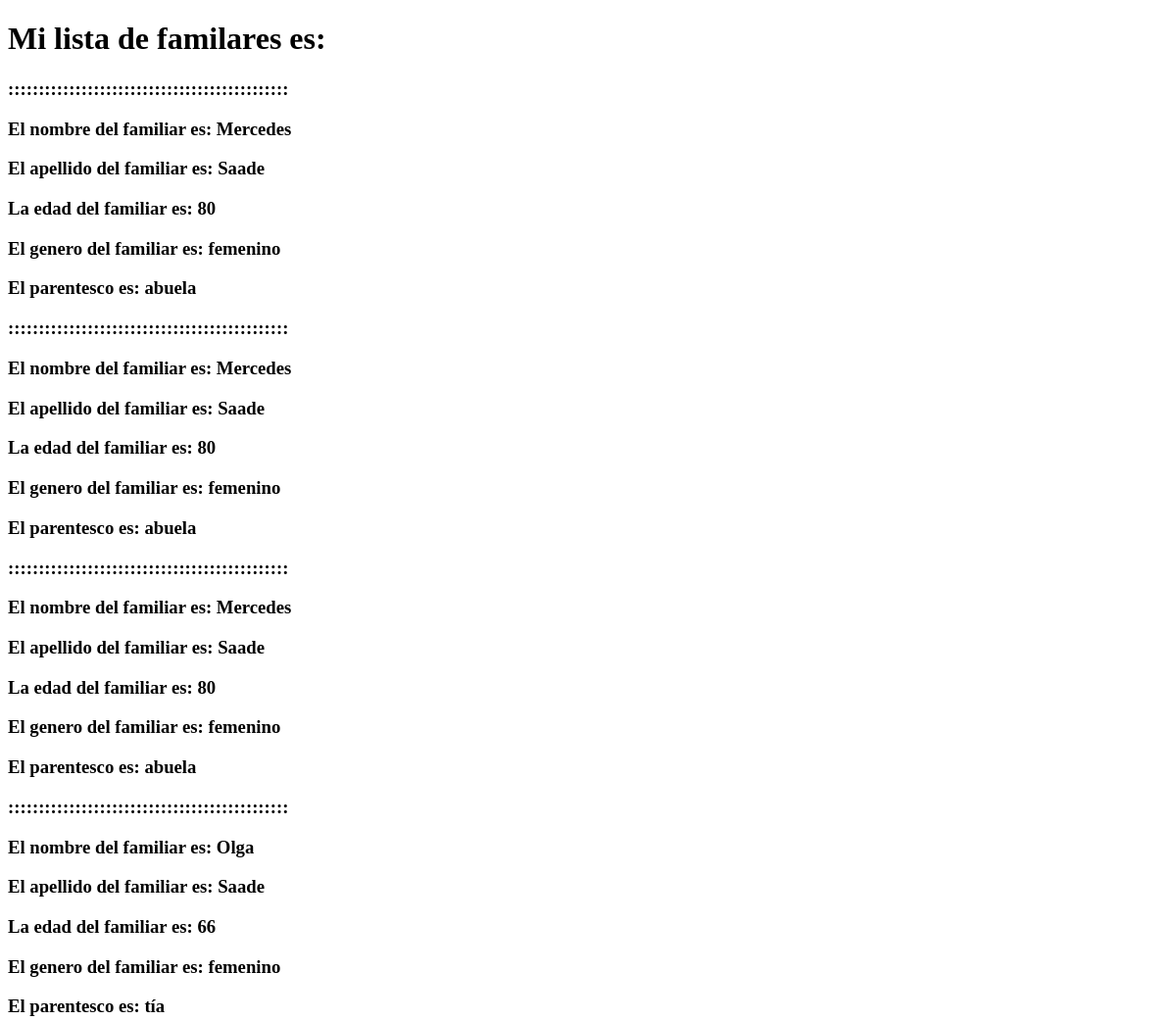
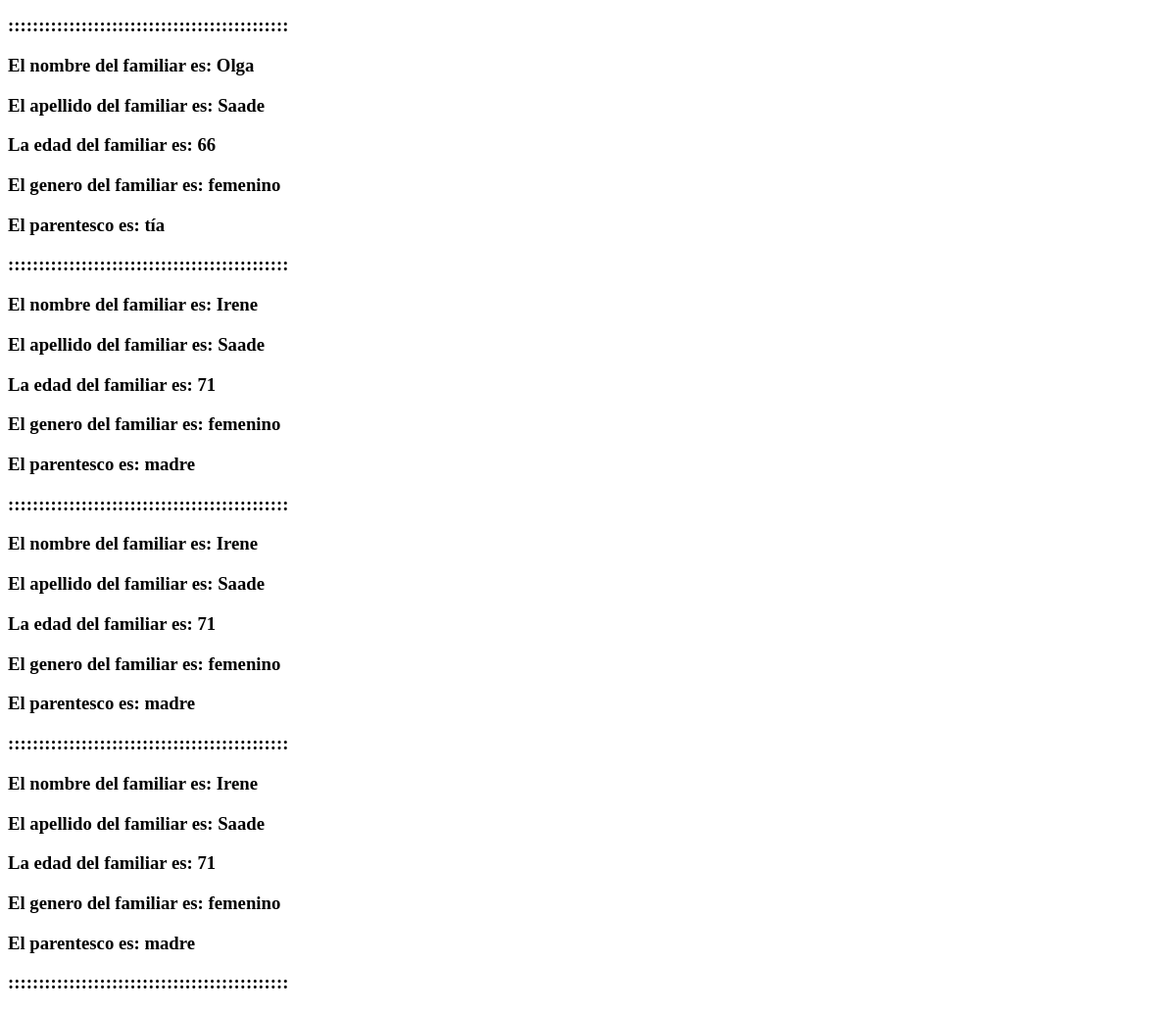
/familiares-lista2/, run on an earlier commit of the app's database (2 pictures, top to bottom).
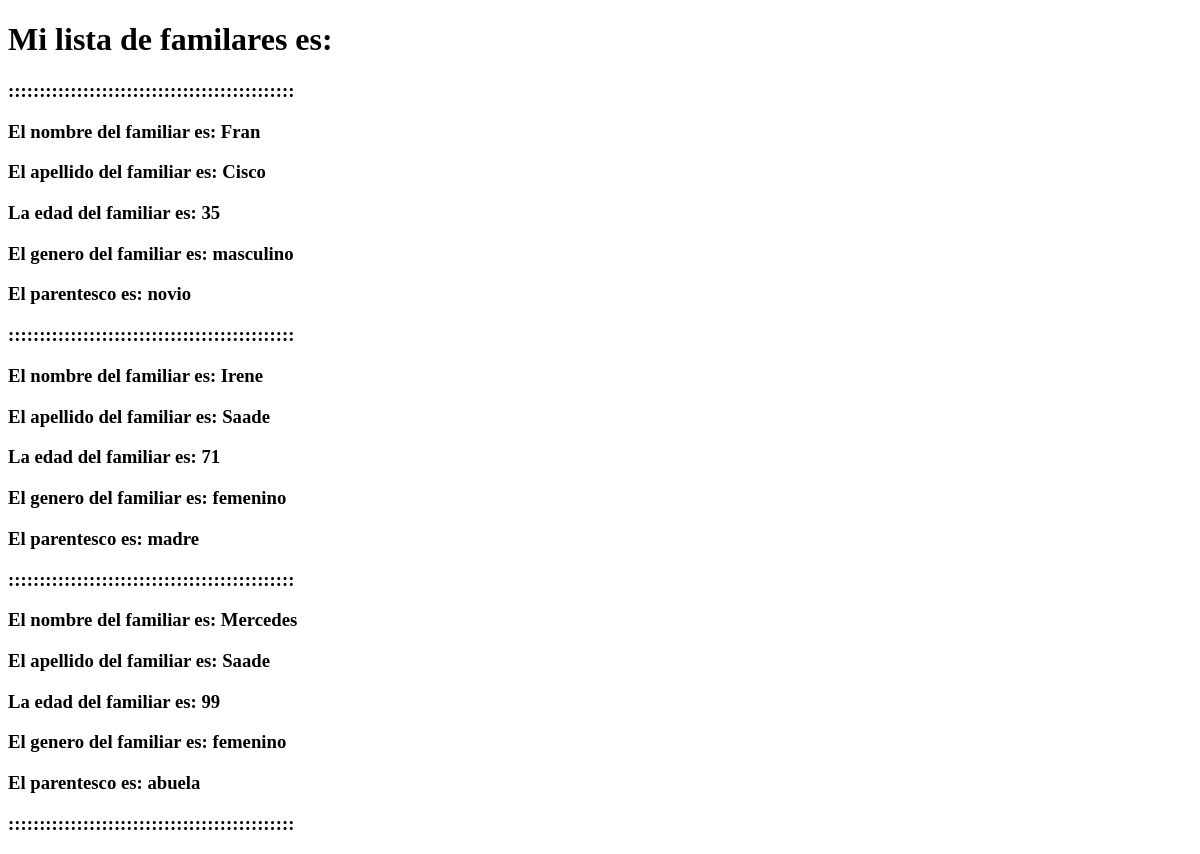
And on a later commit of the database.
### familiares/models.py (models this page shows)
class Familiares(models.Model):
    date = models.DateField (auto_now_add = True, null = True, blank = True)
    name = models.CharField(max_length=20, default=True)
    last_name = models.CharField (max_length=20, default=True)
    age = models.IntegerField (default=True)
    gender = models.CharField (max_length= 10, null=True, default=True)
    relationship = models.CharField (max_length=10)

### familiares/views.py (the view)
def familiares_lista2 (request):
    todos_los_familiares = Familiares.objects.all()
    context = {
        'todos_los_familiares' : todos_los_familiares
    }
    return render (request, 'familiares_todos.html', context = context)

### templates/familiares_todos.html (shortened to what this page needs)
<!DOCTYPE html>
<html lang="en">
<head>
</head>
<body>
    <h1>Mi lista de familares es:</h1>
    <h3>::::::::::::::::::::::::::::::::::::::::::::::</h3>
    {%for familiares in todos_los_familiares %}
    <h3>El nombre del familiar es: {{familiares.name}}</h3>
    <h3>El apellido del familiar es: {{familiares.last_name}}</h3>
    <h3>La edad del familiar es: {{familiares.age}}</h3>
    <h3>El genero del familiar es: {{familiares.gender}}</h3>
    <h3>El parentesco es: {{familiares.relationship}}</h3>
    <h3>::::::::::::::::::::::::::::::::::::::::::::::</h3>
    {%endfor%}
</body>
</html>

What changed in the data, as far as the page shows it:
removed Familiares: name "Mercedes", last_name "Saade", age "80", gender "femenino", relationship "abuela"
removed Familiares: name "Mercedes", last_name "Saade", age "80", gender "femenino", relationship "abuela"
removed Familiares: name "Mercedes", last_name "Saade", age "80", gender "femenino", relationship "abuela"
removed Familiares: name "Olga", last_name "Saade", age "66", gender "femenino", relationship "tía"
removed Familiares: name "Olga", last_name "Saade", age "66", gender "femenino", relationship "tía"
removed Familiares: name "Irene", last_name "Saade", age "71", gender "femenino", relationship "madre"
removed Familiares: name "Irene", last_name "Saade", age "71", gender "femenino", relationship "madre"
added Familiares: name "Fran", last_name "Cisco", age "35", gender "masculino", relationship "novio"
added Familiares: name "Mercedes", last_name "Saade", age "99", gender "femenino", relationship "abuela"
